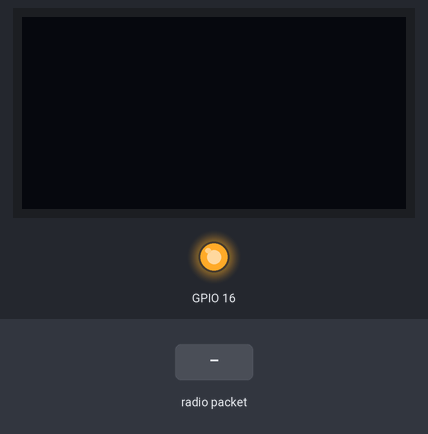
The program below on a simulated ESP32. On the bench: 128×64 one-colour display, output pins drawn as LEDs (lit = HIGH). The inputs (shaded band) are chosen by the test bench. No radio packets arrive unless stated; what the program prints to the serial monitor is not drawn.

Above: at 2.7 s.
2.8 s: radio packet "1" arrives
At 4.8 s:
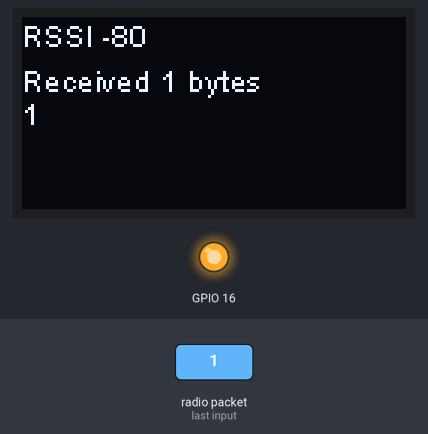
5.1 s: radio packet "0" arrives
At 6.7 s:
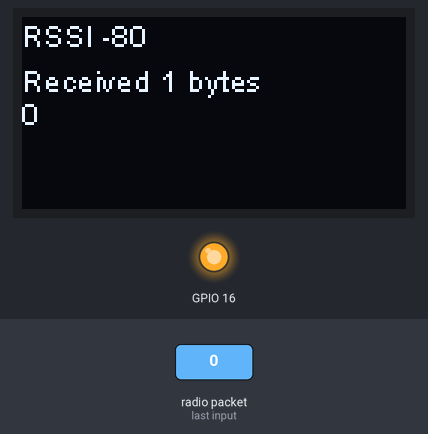
Timing chart, 0 to 8.2 s (numbered marks = the images above; inputs shaded):
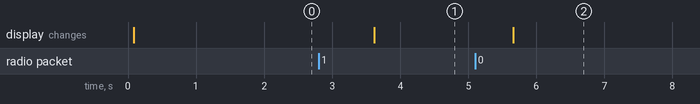

The program:

main.cpp
```cpp
 /*LoRa derilo- peer to peer LoRa connection sending gps coordinates and shows them on screen
RX part. Using TTGO-T-Beam v1.1 .  by Aco */


#include <Arduino.h>
#include <SPI.h>
#include <LoRa.h>
#include <Wire.h>
#include <SSD1306.h>

// Pins
#define SCK     5    // GPIO5  -- SX1278's SCK
#define MISO    19   // GPIO19 -- SX1278's MISO
#define MOSI    27   // GPIO27 -- SX1278's MOSI
#define SS      18   // GPIO18 -- SX1278's CS
#define RST     14   // GPIO14 -- SX1278's RESET
#define DI0     26   // GPIO26 -- SX1278's IRQ(Interrupt Request)
#define BAND    868E6


struct LoRa_config
{
  long Frequency;
  int SpreadingFactor;
  long SignalBandwidth;
  int CodingRate4;
  bool enableCrc;
  bool invertIQ;
  int SyncWord;
  int PreambleLength;
};

void LoRa_setConfig(struct LoRa_config config)
{
  LoRa.setFrequency(config.Frequency);
  LoRa.setSpreadingFactor(config.SpreadingFactor);
  LoRa.setSignalBandwidth(config.SignalBandwidth);
  LoRa.setCodingRate4(config.CodingRate4);
  if (config.enableCrc)
    LoRa.enableCrc();
  else
    LoRa.disableCrc();
  if (config.invertIQ)
    LoRa.enableInvertIQ();
  else
    LoRa.disableInvertIQ();
  LoRa.setSyncWord(config.SyncWord);
  LoRa.setPreambleLength(config.PreambleLength);
}


// LoRa setup frq, SP, BW, coding rate, corection, invert chanels, SyncWord, PreambleLength
static LoRa_config RxLoRa = {868000000, 12, 250000, 5, false, false, 0x8e, 8};

void LoRa_RxMode()
{
  LoRa_setConfig(RxLoRa);
  LoRa.idle();
}


SSD1306 display(0x3c, 21, 22);
String rssi = "RSSI --";
String packSize = "--";
String packet ;
String data;


void loraData(){
  display.clear();
  display.setTextAlignment(TEXT_ALIGN_LEFT);
  display.setFont(ArialMT_Plain_10);
  display.drawString(0 , 15 , "Received "+ packSize + " bytes");
  display.drawStringMaxWidth(0 , 26 , 128, packet);
  display.drawString(0, 0, rssi);
  display.display();
  //Serial.println(rssi);
  Serial.println(packet);

}

void cbk(int packetSize) {
  packet = "";
  packSize = String(packetSize,DEC);
  for (int i = 0; i < packetSize; i++) { packet += (char) LoRa.read(); }
  rssi = "RSSI " + String(LoRa.packetRssi(), DEC) ;
  loraData();
}

void setup() {
  pinMode(16,OUTPUT);
  digitalWrite(16, LOW);    // set GPIO16 low to reset OLED
  delay(50);
  digitalWrite(16, HIGH); // while OLED is running, must set GPIO16 in high、

  Serial.begin(115200);
  while (!Serial);
  Serial.println();
  Serial.println("LoRa Receiver Callback");
  SPI.begin(SCK,MISO,MOSI,SS);
  LoRa.setPins(SS, RST,DI0);
  if (!LoRa.begin(BAND)) {
    Serial.println("Starting LoRa failed!");
    while (1);
  }
  //LoRa.onReceive(cbk);
  LoRa_RxMode();
  LoRa.receive();
  Serial.println("init ok");
  display.init();
  display.flipScreenVertically();
  display.setFont(ArialMT_Plain_10);

  delay(1500);
}

void loop() {
  int packetSize = LoRa.parsePacket();
  if (packetSize) { cbk(packetSize);  }
  delay(10);
  data = Serial.readString();
  display.drawString(0, 0, data);
}
```

Measured:
- after the input at 2.8 s, the display: changes after 0.82 s (image 1)
- after the input at 5.1 s, the display: changes after 0.56 s (image 2)
